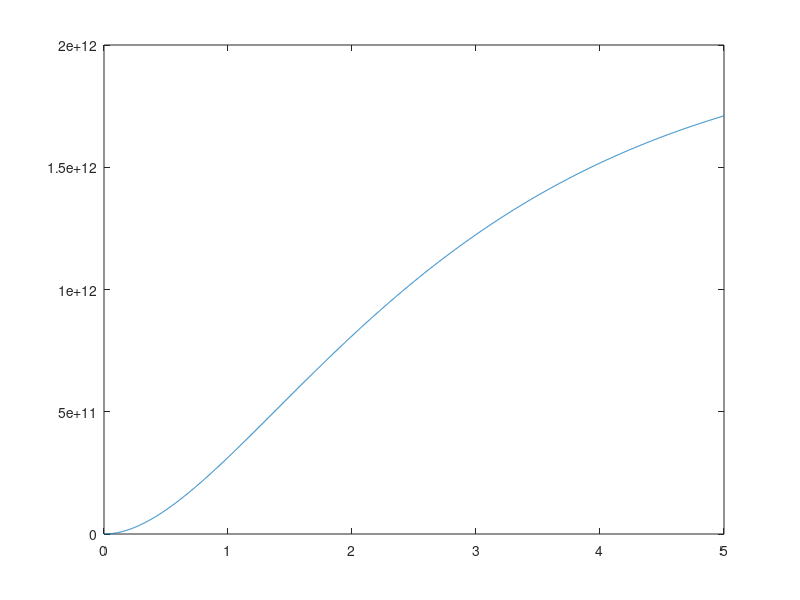

The MATLAB script that drew this image:
clear all
close all
clc

Resistencia =1000
Vr(1)=0;
l=1;
tama=2500;
unos=ones(1,tama);
%sin derivar
Vin=ones(tama,2);
%primera derivada
for (i=1:tama-1)
  Vr(i+1)=(Vin(i) + Resistencia*Vr(i) - Vr(i))/Resistencia;
endfor
Vl(1)=0;
%segunda derivada
for (i=1:tama-1)
  Vl(i+1)=(Vr(i) + l*Vl(i) - Vl(i))/l;
endfor

A = [unos'  Vr'  (Vl.^2)'];
U=(inv(A'*A)*A')*unos'
u = U';
x1 = linspace(0,5,tama);
y1 = u(1) + u(2)*Vr + (1/u(3))*Vl.^2;

plot(x1,y1)
%hay que hacer R*Vin'+L*Vin''+1/c*Vin = E(t) se forma en matrices y ya se aplica para los coeficentes el metodo numerico
